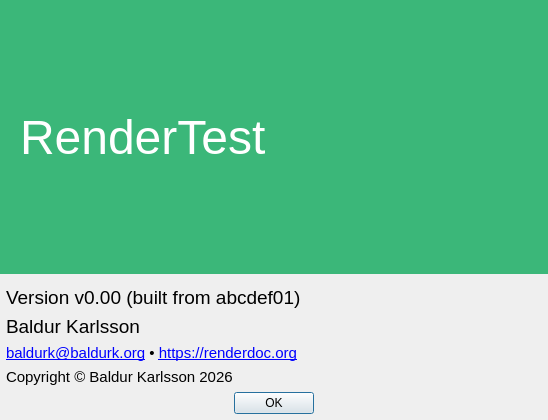
<?xml version="1.0" encoding="UTF-8"?>
<ui version="4.0">
 <class>AboutDialog</class>
 <widget class="QDialog" name="AboutDialog">
  <property name="geometry">
   <rect>
    <x>0</x>
    <y>0</y>
    <width>534</width>
    <height>447</height>
   </rect>
  </property>
  <property name="windowTitle">
   <string>About RenderTest</string>
  </property>
  <layout class="QVBoxLayout" name="verticalLayout">
   <property name="sizeConstraint">
    <enum>QLayout::SetFixedSize</enum>
   </property>
   <property name="leftMargin">
    <number>0</number>
   </property>
   <property name="topMargin">
    <number>0</number>
   </property>
   <property name="rightMargin">
    <number>0</number>
   </property>
   <property name="bottomMargin">
    <number>0</number>
   </property>
   <item>
    <widget class="QFrame" name="frame">
     <property name="palette">
      <palette>
       <active>
        <colorrole role="WindowText">
         <brush brushstyle="SolidPattern">
          <color alpha="255">
           <red>255</red>
           <green>255</green>
           <blue>255</blue>
          </color>
         </brush>
        </colorrole>
        <colorrole role="Base">
         <brush brushstyle="SolidPattern">
          <color alpha="255">
           <red>255</red>
           <green>255</green>
           <blue>255</blue>
          </color>
         </brush>
        </colorrole>
        <colorrole role="Window">
         <brush brushstyle="SolidPattern">
          <color alpha="255">
           <red>59</red>
           <green>183</green>
           <blue>121</blue>
          </color>
         </brush>
        </colorrole>
       </active>
       <inactive>
        <colorrole role="WindowText">
         <brush brushstyle="SolidPattern">
          <color alpha="255">
           <red>255</red>
           <green>255</green>
           <blue>255</blue>
          </color>
         </brush>
        </colorrole>
        <colorrole role="Base">
         <brush brushstyle="SolidPattern">
          <color alpha="255">
           <red>255</red>
           <green>255</green>
           <blue>255</blue>
          </color>
         </brush>
        </colorrole>
        <colorrole role="Window">
         <brush brushstyle="SolidPattern">
          <color alpha="255">
           <red>59</red>
           <green>183</green>
           <blue>121</blue>
          </color>
         </brush>
        </colorrole>
       </inactive>
       <disabled>
        <colorrole role="WindowText">
         <brush brushstyle="SolidPattern">
          <color alpha="255">
           <red>106</red>
           <green>104</green>
           <blue>100</blue>
          </color>
         </brush>
        </colorrole>
        <colorrole role="Base">
         <brush brushstyle="SolidPattern">
          <color alpha="255">
           <red>59</red>
           <green>183</green>
           <blue>121</blue>
          </color>
         </brush>
        </colorrole>
        <colorrole role="Window">
         <brush brushstyle="SolidPattern">
          <color alpha="255">
           <red>59</red>
           <green>183</green>
           <blue>121</blue>
          </color>
         </brush>
        </colorrole>
       </disabled>
      </palette>
     </property>
     <property name="autoFillBackground">
      <bool>true</bool>
     </property>
     <layout class="QHBoxLayout" name="horizontalLayout">
      <property name="leftMargin">
       <number>20</number>
      </property>
      <property name="rightMargin">
       <number>20</number>
      </property>
      <item>
       <widget class="QLabel" name="rdocName">
        <property name="palette">
         <palette>
          <active/>
          <inactive/>
          <disabled/>
         </palette>
        </property>
        <property name="font">
         <font>
          <pointsize>36</pointsize>
         </font>
        </property>
        <property name="text">
         <string>RenderTest</string>
        </property>
       </widget>
      </item>
      <item>
       <widget class="QLabel" name="rdocLogo">
        <property name="sizePolicy">
         <sizepolicy hsizetype="Fixed" vsizetype="Fixed">
          <horstretch>0</horstretch>
          <verstretch>0</verstretch>
         </sizepolicy>
        </property>
        <property name="minimumSize">
         <size>
          <width>256</width>
          <height>256</height>
         </size>
        </property>
        <property name="maximumSize">
         <size>
          <width>256</width>
          <height>256</height>
         </size>
        </property>
        <property name="text">
         <string/>
        </property>
        <property name="pixmap">
         <pixmap resource="../../Resources/resources.qrc">:/logo.svg</pixmap>
        </property>
        <property name="scaledContents">
         <bool>true</bool>
        </property>
       </widget>
      </item>
     </layout>
    </widget>
   </item>
   <item>
    <layout class="QVBoxLayout" name="verticalLayout_2">
     <property name="leftMargin">
      <number>6</number>
     </property>
     <property name="topMargin">
      <number>6</number>
     </property>
     <property name="rightMargin">
      <number>6</number>
     </property>
     <property name="bottomMargin">
      <number>6</number>
     </property>
     <item>
      <widget class="QLabel" name="version">
       <property name="font">
        <font>
         <pointsize>14</pointsize>
        </font>
       </property>
       <property name="text">
        <string>Version v0.00 (built from abcdef01)</string>
       </property>
       <property name="textFormat">
        <enum>Qt::RichText</enum>
       </property>
       <property name="openExternalLinks">
        <bool>true</bool>
       </property>
      </widget>
     </item>
     <item>
      <widget class="QLabel" name="owner">
       <property name="font">
        <font>
         <pointsize>14</pointsize>
        </font>
       </property>
       <property name="text">
        <string>Baldur Karlsson</string>
       </property>
      </widget>
     </item>
     <item>
      <widget class="QLabel" name="contact">
       <property name="font">
        <font>
         <pointsize>11</pointsize>
        </font>
       </property>
       <property name="text">
        <string>&lt;a href='mailto:baldurk@baldurk.org'&gt;baldurk@baldurk.org&lt;/a&gt;
&amp;bull;
&lt;a href='https://renderdoc.org/'&gt;https://renderdoc.org&lt;/a&gt;</string>
       </property>
       <property name="textFormat">
        <enum>Qt::RichText</enum>
       </property>
       <property name="openExternalLinks">
        <bool>true</bool>
       </property>
      </widget>
     </item>
     <item>
      <widget class="QLabel" name="copyright">
       <property name="font">
        <font>
         <pointsize>11</pointsize>
        </font>
       </property>
       <property name="text">
        <string>Copyright &amp;copy; Baldur Karlsson 2026</string>
       </property>
       <property name="textFormat">
        <enum>Qt::RichText</enum>
       </property>
      </widget>
     </item>
     <item>
      <widget class="QDialogButtonBox" name="buttonBox">
       <property name="orientation">
        <enum>Qt::Horizontal</enum>
       </property>
       <property name="standardButtons">
        <set>QDialogButtonBox::Ok</set>
       </property>
       <property name="centerButtons">
        <bool>true</bool>
       </property>
      </widget>
     </item>
    </layout>
   </item>
  </layout>
 </widget>
 <resources>
  <include location="../../Resources/resources.qrc"/>
 </resources>
 <connections>
  <connection>
   <sender>buttonBox</sender>
   <signal>accepted()</signal>
   <receiver>AboutDialog</receiver>
   <slot>accept()</slot>
   <hints>
    <hint type="sourcelabel">
     <x>20</x>
     <y>20</y>
    </hint>
    <hint type="destinationlabel">
     <x>20</x>
     <y>20</y>
    </hint>
   </hints>
  </connection>
  <connection>
   <sender>buttonBox</sender>
   <signal>rejected()</signal>
   <receiver>AboutDialog</receiver>
   <slot>reject()</slot>
   <hints>
    <hint type="sourcelabel">
     <x>20</x>
     <y>20</y>
    </hint>
    <hint type="destinationlabel">
     <x>20</x>
     <y>20</y>
    </hint>
   </hints>
  </connection>
 </connections>
</ui>
